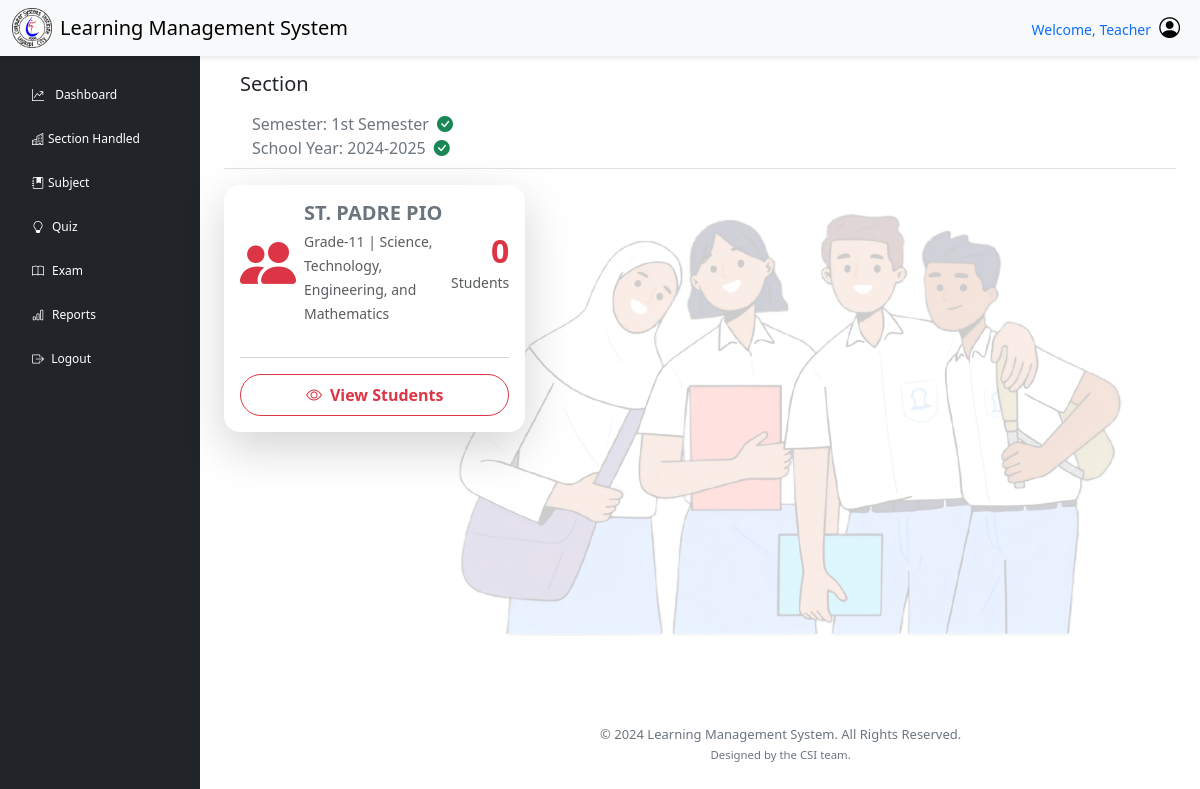
The app's page /faculty/index.php?page=section_handled (signed in), older data.
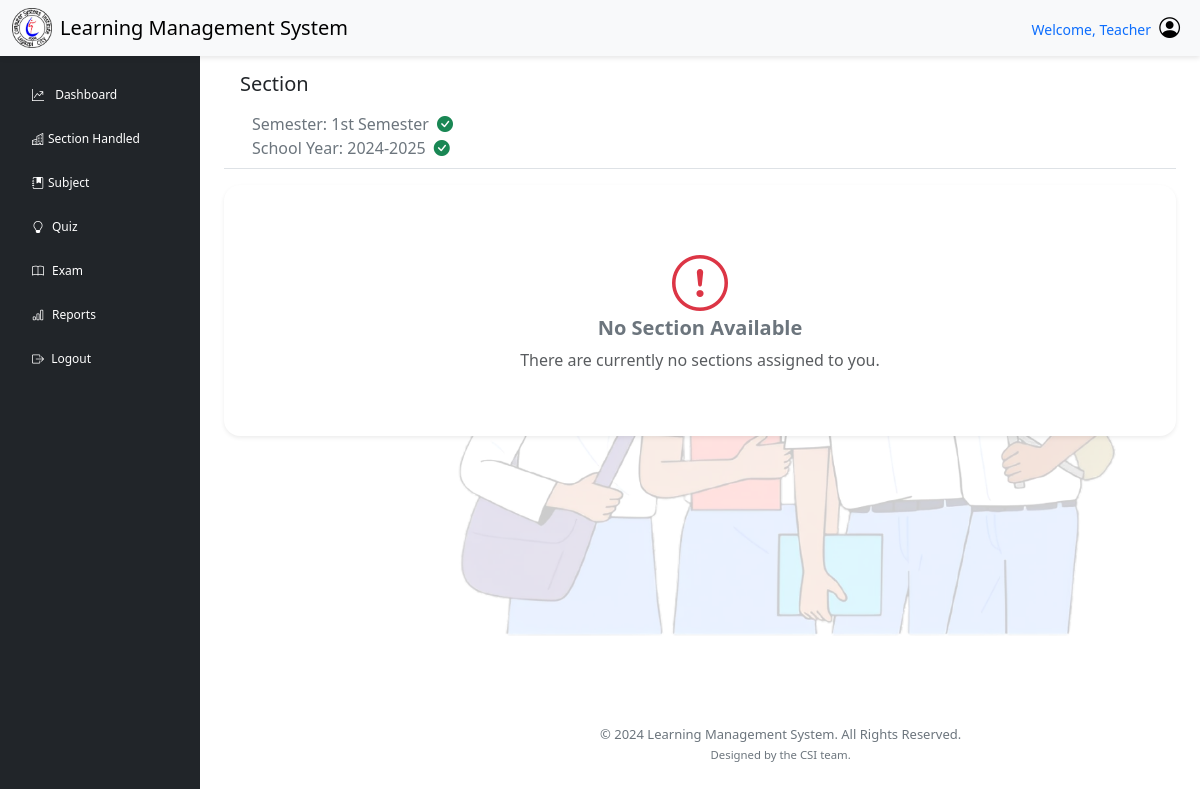
The same page, newer data.
### tables this page shows
CREATE TABLE `section` (
  `section_code` varchar(50) NOT NULL,
  `strand_code` varchar(50) DEFAULT NULL,
  `grade_lvl` varchar(30) NOT NULL,
  `section_name` varchar(20) NOT NULL,
  `teacher_id` varchar(50) NOT NULL,
  `date_created` date NOT NULL
);

CREATE TABLE `strand` (
  `strand_code` varchar(50) NOT NULL,
  `strand_name` varchar(30) DEFAULT NULL,
  `strand_desc` varchar(100) DEFAULT NULL
);

### includes/dbh-inc.php (called while the page is built)
<?php
include "function.php";
$mySQLFunction = new myDataBase("localhost", "root", "Nicolas051002", "lms_db");

### includes/function.php (called while the page is built, shortened)
<?php
class myDataBase
{
    private $hostname;
    private $username;
    private $password;
    private $database;
    public $con;
    public function __construct($hostname, $username, $password, $database)
    {
        $this->hostname = $hostname;
        $this->username = $username;
        $this->password = $password;
        $this->database = $database;
    }
    public function connection()
    {
        try {
            if (!$this->con) {
                $this->con = mysqli_connect($this->hostname, $this->username, $this->password, $this->database);
                if ($this->con) {
                    return true;
                } else {
                    return false;
                }
            } else {
                return true;
            }
        } catch (mysqli_sql_exception $e) {
            echo $e;
        }
    }
    public function disconnect()
    {
        if ($this->con) {
            if (mysqli_close($this->con)) {
                $this->con = false;
                return true;
            } else {
                return false;
            }
        } else {
            return true;
        }
    }
    public function getTeacherSectionHandled($teacher_id)
    {
        $sql = "
            SELECT
                s.grade_lvl,
                s.section_name,
                st.strand_name,
                st.strand_desc
            FROM
                `section` s
            LEFT JOIN
                `strand` st
            ON
                s.strand_code = st.strand_code
            WHERE
                s.teacher_id = ?";
        $stmt = $this->con->prepare($sql);
        $stmt->bind_param("s", $teacher_id);
        $stmt->execute();
        $result = $stmt->get_result();
        if ($result->num_rows > 0) {
            return $result->fetch_assoc();
        } else {
            return null;
        }
    }
    public function checkSyStatus($table)
    {
        $sql = "SELECT `school_year`
                FROM `$table`
                WHERE `status` = 'Active'";
        $result = $this->con->query($sql);
        if ($result->num_rows > 0) {
            $activeSchoolYear = [];
            while ($row = $result->fetch_assoc()) {
                $activeSchoolYear[] = $row['school_year'];
            }
            return $activeSchoolYear;
        } else {
            return [];
        }
    }
    public function checkSemStatus($table)
    {
        $semesters = [];
        $sql = "SELECT `semester_name`
                FROM `$table`
                WHERE `status` = 'Active'";
        $result = $this->con->query($sql);
        if ($result && $result->num_rows > 0) {
            while ($row = $result->fetch_assoc()) {
                $semesters[] = $row['semester_name'];
            }
            return $semesters;
        } else {
            return [];
        }
    }
}

### faculty/section_handled.php (the view, shortened to what the changed rows need)
<?php
include "../includes/dbh-inc.php";
$mySQLFunction->connection();
$activeSchoolYears = $mySQLFunction->checkSyStatus('sy');
$activeSem = $mySQLFunction->checkSemStatus('semester');
$teacherSectionHandled = $mySQLFunction->getTeacherSectionHandled($_SESSION['teacher_id']);
$totalStudentinSection = '0';
?>
</head>
<body>
    <main class="col-md-9 ms-sm-auto col-lg-10 px-md-4">
        <div class="d-flex justify-content-between flex-wrap flex-md-nowrap align-items-center pb-2 mb-3 border-bottom">
            <div class="ms-3">
                <img
                    style="position: absolute; top: 50%; right: 5%; transform: translate(-0%, -45%);
                    width: 700px; opacity: 0.2; z-index: -1;"
                    src="../assets/img/bg-home.webp"
                    alt="LMS Logo">
                <h5>Section </h5>
                <div class="container mt-3">
                    <div class="">
                        <div class="col-md-12 date-display row">
                            <?php
                            if (!empty($activeSchoolYears) && !empty($activeSem)) {
                                foreach ($activeSchoolYears as $index => $schoolYear) {
                                    echo '<div>Semester: ' . htmlspecialchars($activeSem[$index]) . '<i class="bi bi-check-circle-fill text-success ms-2"></i> </div>';
                                    echo '<div>School Year: ' . htmlspecialchars($schoolYear) . '<i class="bi bi-check-circle-fill text-success ms-2"></i></div>';
                                }
                            } else {
                                echo '<div class="alert alert-warning" style="font-size: small;">No active school year and semester found.</div>';
                            }
                            ?>
                        </div>
                    </div>
                </div>
            </div>
        </div>
        <div class="row g-4">
            <?php if (!empty($teacherSectionHandled)): ?>
                <div class="col-lg-4 col-md-6 col-sm-12">
                    <div class="card h-100 border-0 shadow-lg rounded-4">
                        <div class="card-body d-flex flex-column justify-content-between">
                            <div class="d-flex align-items-center justify-content-between mb-3">
                                <div class="d-flex align-items-center">
                                    <i class="bi bi-people-fill display-4 text-danger me-2"></i>
                                    <div>
                                        <h5 class="fw-bold text-secondary mb-1">
                                            <?php echo htmlspecialchars($teacherSectionHandled["section_name"]); ?>
                                        </h5>
                                        <small class="text-muted">
                                            <?php echo ucwords(strtolower($teacherSectionHandled["grade_lvl"])) . ' | ' .
                                                htmlspecialchars($teacherSectionHandled["strand_desc"] ?? ''); ?>
                                        </small>
                                    </div>
                                </div>
                                <div class="text-end">
                                    <h2 class="text-danger fw-bold mb-0">
                                        <?php echo $totalStudentinSection; ?>
                                    </h2>
                                    <small class="text-muted">Students</small>
                                </div>
                            </div>
                            <hr class="text-muted" />
                            <div class="text-center mt-auto">
                                <a href="?page=student_list" class="btn btn-outline-danger fw-semibold w-100 py-2 rounded-pill">
                                    <i class="bi bi-eye me-2"></i>View Students
                                </a>
                            </div>
                        </div>
                    </div>
                </div>
            <?php else: ?>
                <div class="col-md-12 text-center">
                    <div class="card border-0 shadow-sm rounded-4 py-5">
                        <div class="card-body">
                            <i class="bi bi-exclamation-circle text-danger display-4 mb-3"></i>
                            <h5 class="text-secondary fw-bold">No Section Available</h5>
                            <p class="text-muted mb-0">There are currently no sections assigned to you.</p>
                        </div>
                    </div>
                </div>
            <?php endif; ?>
        </div>
        <div class="position-fixed bottom-0 start-50 mb-3">
            <?php
            include "../includes/footer.php";
            ?>

Row changes from the older to the newer data that the page shows:
removed section: section_name "ST. PADRE PIO", grade_lvl "Grade-11", strand_code.strand_desc "Science, Technology, Engineering, and Mathematics"
Text that changed along with them:
$totalStudentinSection: "0" → (not shown)
text no longer shown: "| Students View Students"
text now shown: "No Section Available There are currently no sections assigned to you."
